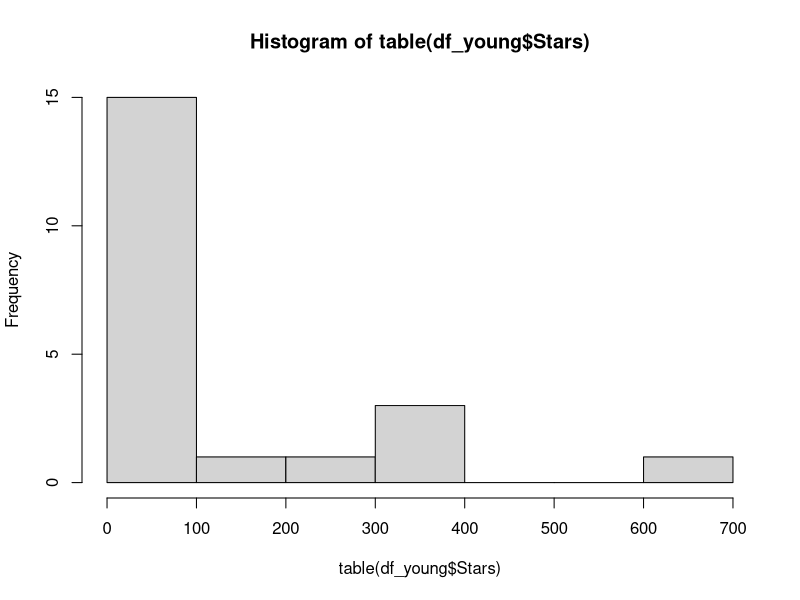

Recreate this plot in R.
## ---- chunk 1
df_young<-read.csv('./younghyo/TopRamenRatings.csv',header=T,fileEncoding = "euc-kr")
df_young$Stars<-as.numeric(df_young$Stars)
hist(table(df_young$Stars))
